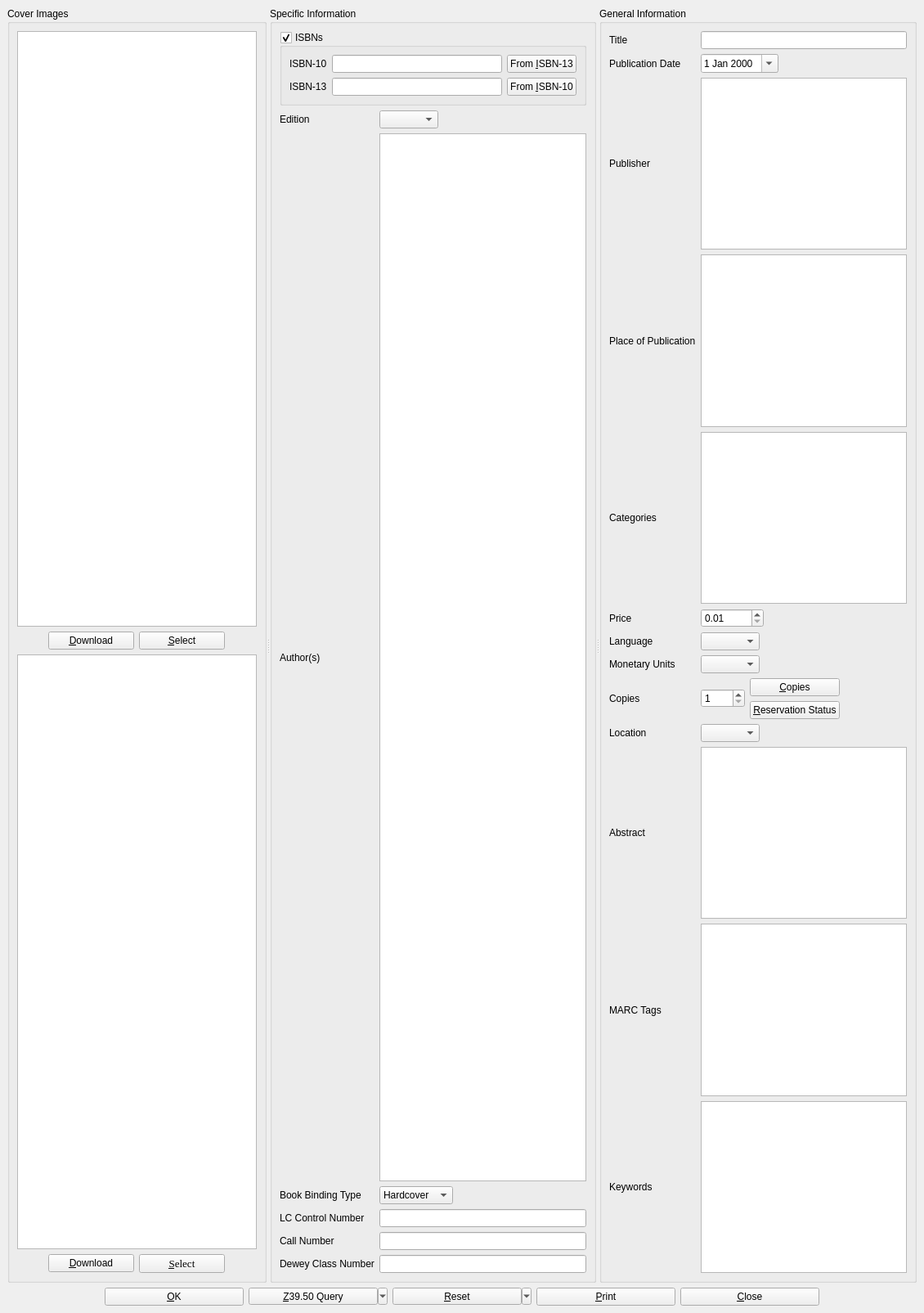
<?xml version="1.0" encoding="UTF-8"?>
<ui version="4.0">
 <class>informationDialog</class>
 <widget class="QMainWindow" name="informationDialog">
  <property name="geometry">
   <rect>
    <x>0</x>
    <y>0</y>
    <width>1130</width>
    <height>1605</height>
   </rect>
  </property>
  <property name="windowTitle">
   <string>BiblioteQ</string>
  </property>
  <property name="windowIcon">
   <iconset>
    <normaloff>icons.d/book.png</normaloff>icons.d/book.png</iconset>
  </property>
  <widget class="QWidget" name="centralwidget">
   <layout class="QVBoxLayout">
    <item>
     <widget class="QScrollArea" name="scrollArea">
      <property name="frameShape">
       <enum>QFrame::NoFrame</enum>
      </property>
      <property name="widgetResizable">
       <bool>true</bool>
      </property>
      <widget class="QWidget" name="scrollAreaWidgetContents">
       <property name="geometry">
        <rect>
         <x>0</x>
         <y>0</y>
         <width>1112</width>
         <height>1555</height>
        </rect>
       </property>
       <layout class="QVBoxLayout" name="verticalLayout_2">
        <property name="spacing">
         <number>0</number>
        </property>
        <property name="margin">
         <number>0</number>
        </property>
        <item>
         <widget class="QSplitter" name="splitter">
          <property name="orientation">
           <enum>Qt::Horizontal</enum>
          </property>
          <widget class="QGroupBox" name="coverImages">
           <property name="title">
            <string>Cover Images</string>
           </property>
           <layout class="QVBoxLayout">
            <item>
             <widget class="image_drop_site" name="front_image">
              <property name="minimumSize">
               <size>
                <width>150</width>
                <height>200</height>
               </size>
              </property>
              <property name="toolTip">
               <string>Front Cover Image</string>
              </property>
             </widget>
            </item>
            <item>
             <layout class="QHBoxLayout">
              <item>
               <spacer>
                <property name="orientation">
                 <enum>Qt::Horizontal</enum>
                </property>
                <property name="sizeHint" stdset="0">
                 <size>
                  <width>40</width>
                  <height>20</height>
                 </size>
                </property>
               </spacer>
              </item>
              <item>
               <widget class="QPushButton" name="dwnldFront">
                <property name="minimumSize">
                 <size>
                  <width>105</width>
                  <height>0</height>
                 </size>
                </property>
                <property name="text">
                 <string>&amp;Download</string>
                </property>
                <property name="icon">
                 <iconset>
                  <normaloff>icons.d/16x16/down.png</normaloff>icons.d/16x16/down.png</iconset>
                </property>
               </widget>
              </item>
              <item>
               <widget class="QPushButton" name="frontButton">
                <property name="minimumSize">
                 <size>
                  <width>105</width>
                  <height>0</height>
                 </size>
                </property>
                <property name="text">
                 <string>&amp;Select</string>
                </property>
                <property name="icon">
                 <iconset>
                  <normaloff>icons.d/16x16/fileopen.png</normaloff>icons.d/16x16/fileopen.png</iconset>
                </property>
               </widget>
              </item>
              <item>
               <spacer>
                <property name="orientation">
                 <enum>Qt::Horizontal</enum>
                </property>
                <property name="sizeHint" stdset="0">
                 <size>
                  <width>40</width>
                  <height>20</height>
                 </size>
                </property>
               </spacer>
              </item>
             </layout>
            </item>
            <item>
             <widget class="image_drop_site" name="back_image">
              <property name="minimumSize">
               <size>
                <width>150</width>
                <height>200</height>
               </size>
              </property>
              <property name="toolTip">
               <string>Back Cover Image</string>
              </property>
             </widget>
            </item>
            <item>
             <layout class="QHBoxLayout">
              <item>
               <spacer>
                <property name="orientation">
                 <enum>Qt::Horizontal</enum>
                </property>
                <property name="sizeHint" stdset="0">
                 <size>
                  <width>40</width>
                  <height>20</height>
                 </size>
                </property>
               </spacer>
              </item>
              <item>
               <widget class="QPushButton" name="dwnldBack">
                <property name="minimumSize">
                 <size>
                  <width>105</width>
                  <height>0</height>
                 </size>
                </property>
                <property name="text">
                 <string>&amp;Download</string>
                </property>
                <property name="icon">
                 <iconset>
                  <normaloff>icons.d/16x16/down.png</normaloff>icons.d/16x16/down.png</iconset>
                </property>
               </widget>
              </item>
              <item>
               <widget class="QPushButton" name="backButton">
                <property name="minimumSize">
                 <size>
                  <width>105</width>
                  <height>0</height>
                 </size>
                </property>
                <property name="font">
                 <font>
                  <family>Times</family>
                  <pointsize>10</pointsize>
                 </font>
                </property>
                <property name="text">
                 <string>&amp;Select</string>
                </property>
                <property name="icon">
                 <iconset>
                  <normaloff>icons.d/16x16/fileopen.png</normaloff>icons.d/16x16/fileopen.png</iconset>
                </property>
               </widget>
              </item>
              <item>
               <spacer>
                <property name="orientation">
                 <enum>Qt::Horizontal</enum>
                </property>
                <property name="sizeHint" stdset="0">
                 <size>
                  <width>40</width>
                  <height>20</height>
                 </size>
                </property>
               </spacer>
              </item>
             </layout>
            </item>
           </layout>
          </widget>
          <widget class="QGroupBox" name="specificGroup">
           <property name="title">
            <string>Specific Information</string>
           </property>
           <layout class="QVBoxLayout" name="verticalLayout">
            <item>
             <widget class="QGroupBox" name="isbnAvailableCheckBox">
              <property name="title">
               <string>ISBNs</string>
              </property>
              <property name="checkable">
               <bool>true</bool>
              </property>
              <layout class="QGridLayout" name="gridLayout_2">
               <item row="0" column="0">
                <widget class="QLabel" name="label">
                 <property name="text">
                  <string>ISBN-10</string>
                 </property>
                </widget>
               </item>
               <item row="0" column="1">
                <layout class="QHBoxLayout" name="horizontalLayout">
                 <item>
                  <widget class="QLineEdit" name="id">
                   <property name="maxLength">
                    <number>32</number>
                   </property>
                  </widget>
                 </item>
                 <item>
                  <widget class="QPushButton" name="isbn13to10">
                   <property name="text">
                    <string>From &amp;ISBN-13</string>
                   </property>
                   <property name="icon">
                    <iconset>
                     <normaloff>icons.d/16x16/convert.png</normaloff>icons.d/16x16/convert.png</iconset>
                   </property>
                  </widget>
                 </item>
                </layout>
               </item>
               <item row="1" column="0">
                <widget class="QLabel" name="label_11">
                 <property name="text">
                  <string>ISBN-13</string>
                 </property>
                </widget>
               </item>
               <item row="1" column="1">
                <layout class="QHBoxLayout" name="horizontalLayout_3">
                 <item>
                  <widget class="QLineEdit" name="isbn13">
                   <property name="maxLength">
                    <number>16</number>
                   </property>
                  </widget>
                 </item>
                 <item>
                  <widget class="QPushButton" name="isbn10to13">
                   <property name="text">
                    <string>From &amp;ISBN-10</string>
                   </property>
                   <property name="icon">
                    <iconset>
                     <normaloff>icons.d/16x16/convert.png</normaloff>icons.d/16x16/convert.png</iconset>
                   </property>
                  </widget>
                 </item>
                </layout>
               </item>
              </layout>
             </widget>
            </item>
            <item>
             <layout class="QGridLayout" name="gridLayout">
              <item row="0" column="0">
               <widget class="QLabel" name="label_5">
                <property name="text">
                 <string>Edition</string>
                </property>
               </widget>
              </item>
              <item row="0" column="1">
               <layout class="QHBoxLayout">
                <item>
                 <widget class="QComboBox" name="edition">
                  <property name="autoFillBackground">
                   <bool>false</bool>
                  </property>
                 </widget>
                </item>
                <item>
                 <spacer>
                  <property name="orientation">
                   <enum>Qt::Horizontal</enum>
                  </property>
                  <property name="sizeHint" stdset="0">
                   <size>
                    <width>40</width>
                    <height>20</height>
                   </size>
                  </property>
                 </spacer>
                </item>
               </layout>
              </item>
              <item row="1" column="0">
               <widget class="QLabel" name="label_6">
                <property name="text">
                 <string>Author(s)</string>
                </property>
               </widget>
              </item>
              <item row="1" column="1">
               <widget class="hyperlinked_text_edit" name="author">
                <property name="readOnly">
                 <bool>false</bool>
                </property>
                <property name="textInteractionFlags">
                 <set>Qt::LinksAccessibleByKeyboard|Qt::LinksAccessibleByMouse|Qt::TextBrowserInteraction|Qt::TextEditable|Qt::TextEditorInteraction|Qt::TextSelectableByKeyboard|Qt::TextSelectableByMouse</set>
                </property>
                <property name="openLinks">
                 <bool>false</bool>
                </property>
               </widget>
              </item>
              <item row="2" column="0">
               <widget class="QLabel" name="label_9">
                <property name="text">
                 <string>Book Binding Type</string>
                </property>
               </widget>
              </item>
              <item row="2" column="1">
               <layout class="QHBoxLayout">
                <item>
                 <widget class="QComboBox" name="binding">
                  <property name="layoutDirection">
                   <enum>Qt::LeftToRight</enum>
                  </property>
                  <property name="frame">
                   <bool>true</bool>
                  </property>
                  <item>
                   <property name="text">
                    <string>Hardcover</string>
                   </property>
                  </item>
                  <item>
                   <property name="text">
                    <string>Paperback</string>
                   </property>
                  </item>
                 </widget>
                </item>
                <item>
                 <spacer>
                  <property name="orientation">
                   <enum>Qt::Horizontal</enum>
                  </property>
                  <property name="sizeHint" stdset="0">
                   <size>
                    <width>40</width>
                    <height>20</height>
                   </size>
                  </property>
                 </spacer>
                </item>
               </layout>
              </item>
              <item row="3" column="0">
               <widget class="QLabel" name="label_12">
                <property name="text">
                 <string>LC Control Number</string>
                </property>
               </widget>
              </item>
              <item row="3" column="1">
               <widget class="QLineEdit" name="lcnum">
                <property name="maxLength">
                 <number>64</number>
                </property>
               </widget>
              </item>
              <item row="4" column="0">
               <widget class="QLabel" name="label_17">
                <property name="text">
                 <string>Call Number</string>
                </property>
               </widget>
              </item>
              <item row="4" column="1">
               <widget class="QLineEdit" name="callnum">
                <property name="maxLength">
                 <number>64</number>
                </property>
               </widget>
              </item>
              <item row="5" column="0">
               <widget class="QLabel" name="label_18">
                <property name="text">
                 <string>Dewey Class Number</string>
                </property>
               </widget>
              </item>
              <item row="5" column="1">
               <widget class="QLineEdit" name="deweynum">
                <property name="maxLength">
                 <number>64</number>
                </property>
               </widget>
              </item>
             </layout>
            </item>
           </layout>
          </widget>
          <widget class="QGroupBox" name="generalGroup">
           <property name="title">
            <string>General Information</string>
           </property>
           <layout class="QGridLayout">
            <item row="0" column="1">
             <widget class="QLineEdit" name="title"/>
            </item>
            <item row="1" column="0">
             <widget class="QLabel" name="label_13">
              <property name="text">
               <string>Publication Date</string>
              </property>
             </widget>
            </item>
            <item row="1" column="1">
             <layout class="QHBoxLayout">
              <item>
               <widget class="QDateEdit" name="publication_date">
                <property name="calendarPopup">
                 <bool>true</bool>
                </property>
               </widget>
              </item>
              <item>
               <spacer>
                <property name="orientation">
                 <enum>Qt::Horizontal</enum>
                </property>
                <property name="sizeHint" stdset="0">
                 <size>
                  <width>40</width>
                  <height>20</height>
                 </size>
                </property>
               </spacer>
              </item>
             </layout>
            </item>
            <item row="2" column="0">
             <widget class="QLabel" name="label_14">
              <property name="text">
               <string>Publisher</string>
              </property>
             </widget>
            </item>
            <item row="2" column="1">
             <widget class="hyperlinked_text_edit" name="publisher">
              <property name="verticalScrollBarPolicy">
               <enum>Qt::ScrollBarAlwaysOff</enum>
              </property>
              <property name="horizontalScrollBarPolicy">
               <enum>Qt::ScrollBarAlwaysOff</enum>
              </property>
              <property name="readOnly">
               <bool>false</bool>
              </property>
              <property name="textInteractionFlags">
               <set>Qt::LinksAccessibleByKeyboard|Qt::LinksAccessibleByMouse|Qt::TextBrowserInteraction|Qt::TextEditable|Qt::TextEditorInteraction|Qt::TextSelectableByKeyboard|Qt::TextSelectableByMouse</set>
              </property>
              <property name="openLinks">
               <bool>false</bool>
              </property>
             </widget>
            </item>
            <item row="4" column="0">
             <widget class="QLabel" name="label_15">
              <property name="text">
               <string>Categories</string>
              </property>
             </widget>
            </item>
            <item row="5" column="0">
             <widget class="QLabel" name="label_16">
              <property name="text">
               <string>Price</string>
              </property>
             </widget>
            </item>
            <item row="5" column="1">
             <widget class="QDoubleSpinBox" name="price">
              <property name="sizePolicy">
               <sizepolicy hsizetype="Fixed" vsizetype="Fixed">
                <horstretch>0</horstretch>
                <verstretch>0</verstretch>
               </sizepolicy>
              </property>
              <property name="minimum">
               <double>0.010000000000000</double>
              </property>
              <property name="maximum">
               <double>10000.000000000000000</double>
              </property>
              <property name="singleStep">
               <double>0.010000000000000</double>
              </property>
              <property name="value">
               <double>0.010000000000000</double>
              </property>
             </widget>
            </item>
            <item row="6" column="0">
             <widget class="QLabel" name="label_3">
              <property name="text">
               <string>Language</string>
              </property>
             </widget>
            </item>
            <item row="6" column="1">
             <layout class="QHBoxLayout">
              <item>
               <widget class="QComboBox" name="language"/>
              </item>
              <item>
               <spacer>
                <property name="orientation">
                 <enum>Qt::Horizontal</enum>
                </property>
                <property name="sizeHint" stdset="0">
                 <size>
                  <width>40</width>
                  <height>20</height>
                 </size>
                </property>
               </spacer>
              </item>
             </layout>
            </item>
            <item row="7" column="0">
             <widget class="QLabel" name="label_4">
              <property name="text">
               <string>Monetary Units</string>
              </property>
             </widget>
            </item>
            <item row="7" column="1">
             <widget class="QComboBox" name="monetary_units">
              <property name="sizePolicy">
               <sizepolicy hsizetype="Fixed" vsizetype="Fixed">
                <horstretch>0</horstretch>
                <verstretch>0</verstretch>
               </sizepolicy>
              </property>
             </widget>
            </item>
            <item row="8" column="1">
             <layout class="QHBoxLayout">
              <item>
               <widget class="QSpinBox" name="quantity">
                <property name="minimum">
                 <number>1</number>
                </property>
                <property name="maximum">
                 <number>5000</number>
                </property>
                <property name="value">
                 <number>1</number>
                </property>
               </widget>
              </item>
              <item>
               <layout class="QGridLayout">
                <item row="0" column="0">
                 <widget class="QPushButton" name="copiesButton">
                  <property name="text">
                   <string>&amp;Copies</string>
                  </property>
                  <property name="icon">
                   <iconset>
                    <normaloff>icons.d/16x16/editcopy.png</normaloff>icons.d/16x16/editcopy.png</iconset>
                  </property>
                 </widget>
                </item>
                <item row="1" column="0">
                 <widget class="QPushButton" name="showUserButton">
                  <property name="text">
                   <string>&amp;Reservation Status</string>
                  </property>
                  <property name="icon">
                   <iconset>
                    <normaloff>icons.d/16x16/members.png</normaloff>icons.d/16x16/members.png</iconset>
                  </property>
                 </widget>
                </item>
               </layout>
              </item>
              <item>
               <spacer>
                <property name="orientation">
                 <enum>Qt::Horizontal</enum>
                </property>
                <property name="sizeHint" stdset="0">
                 <size>
                  <width>40</width>
                  <height>20</height>
                 </size>
                </property>
               </spacer>
              </item>
             </layout>
            </item>
            <item row="9" column="0">
             <widget class="QLabel" name="label_10">
              <property name="text">
               <string>Location</string>
              </property>
             </widget>
            </item>
            <item row="9" column="1">
             <layout class="QHBoxLayout">
              <item>
               <widget class="QComboBox" name="location"/>
              </item>
              <item>
               <spacer>
                <property name="orientation">
                 <enum>Qt::Horizontal</enum>
                </property>
                <property name="sizeHint" stdset="0">
                 <size>
                  <width>40</width>
                  <height>20</height>
                 </size>
                </property>
               </spacer>
              </item>
             </layout>
            </item>
            <item row="10" column="0">
             <widget class="QLabel" name="label_7">
              <property name="text">
               <string>Abstract</string>
              </property>
             </widget>
            </item>
            <item row="10" column="1">
             <widget class="QTextEdit" name="description">
              <property name="acceptRichText">
               <bool>false</bool>
              </property>
             </widget>
            </item>
            <item row="4" column="1">
             <widget class="hyperlinked_text_edit" name="category">
              <property name="readOnly">
               <bool>false</bool>
              </property>
              <property name="textInteractionFlags">
               <set>Qt::LinksAccessibleByKeyboard|Qt::LinksAccessibleByMouse|Qt::TextBrowserInteraction|Qt::TextEditable|Qt::TextEditorInteraction|Qt::TextSelectableByKeyboard|Qt::TextSelectableByMouse</set>
              </property>
              <property name="openLinks">
               <bool>false</bool>
              </property>
             </widget>
            </item>
            <item row="3" column="0">
             <widget class="QLabel" name="label_20">
              <property name="text">
               <string>Place of Publication</string>
              </property>
             </widget>
            </item>
            <item row="3" column="1">
             <widget class="hyperlinked_text_edit" name="place">
              <property name="textInteractionFlags">
               <set>Qt::LinksAccessibleByKeyboard|Qt::LinksAccessibleByMouse|Qt::TextBrowserInteraction|Qt::TextEditable|Qt::TextEditorInteraction|Qt::TextSelectableByKeyboard|Qt::TextSelectableByMouse</set>
              </property>
              <property name="openLinks">
               <bool>false</bool>
              </property>
             </widget>
            </item>
            <item row="8" column="0">
             <widget class="QLabel" name="label_8">
              <property name="text">
               <string>Copies</string>
              </property>
             </widget>
            </item>
            <item row="0" column="0">
             <widget class="QLabel" name="label_2">
              <property name="text">
               <string>Title</string>
              </property>
             </widget>
            </item>
            <item row="11" column="0">
             <widget class="QLabel" name="label_19">
              <property name="text">
               <string>MARC Tags</string>
              </property>
             </widget>
            </item>
            <item row="11" column="1">
             <widget class="QTextEdit" name="marc_tags">
              <property name="acceptRichText">
               <bool>false</bool>
              </property>
             </widget>
            </item>
            <item row="12" column="1">
             <widget class="hyperlinked_text_edit" name="keyword">
              <property name="readOnly">
               <bool>false</bool>
              </property>
              <property name="textInteractionFlags">
               <set>Qt::LinksAccessibleByKeyboard|Qt::LinksAccessibleByMouse|Qt::TextBrowserInteraction|Qt::TextEditable|Qt::TextEditorInteraction|Qt::TextSelectableByKeyboard|Qt::TextSelectableByMouse</set>
              </property>
              <property name="openLinks">
               <bool>false</bool>
              </property>
             </widget>
            </item>
            <item row="12" column="0">
             <widget class="QLabel" name="label_21">
              <property name="text">
               <string>Keywords</string>
              </property>
             </widget>
            </item>
           </layout>
          </widget>
         </widget>
        </item>
       </layout>
      </widget>
     </widget>
    </item>
    <item>
     <layout class="QHBoxLayout">
      <item>
       <spacer>
        <property name="orientation">
         <enum>Qt::Horizontal</enum>
        </property>
        <property name="sizeHint" stdset="0">
         <size>
          <width>40</width>
          <height>20</height>
         </size>
        </property>
       </spacer>
      </item>
      <item>
       <widget class="QPushButton" name="okButton">
        <property name="sizePolicy">
         <sizepolicy hsizetype="Fixed" vsizetype="Fixed">
          <horstretch>0</horstretch>
          <verstretch>0</verstretch>
         </sizepolicy>
        </property>
        <property name="minimumSize">
         <size>
          <width>170</width>
          <height>0</height>
         </size>
        </property>
        <property name="text">
         <string>&amp;OK</string>
        </property>
        <property name="icon">
         <iconset>
          <normaloff>icons.d/16x16/ok.png</normaloff>icons.d/16x16/ok.png</iconset>
        </property>
       </widget>
      </item>
      <item>
       <widget class="QToolButton" name="queryButton">
        <property name="minimumSize">
         <size>
          <width>170</width>
          <height>0</height>
         </size>
        </property>
        <property name="text">
         <string>&amp;Z39.50 Query</string>
        </property>
        <property name="popupMode">
         <enum>QToolButton::MenuButtonPopup</enum>
        </property>
        <property name="toolButtonStyle">
         <enum>Qt::ToolButtonTextBesideIcon</enum>
        </property>
       </widget>
      </item>
      <item>
       <widget class="QToolButton" name="resetButton">
        <property name="minimumSize">
         <size>
          <width>170</width>
          <height>0</height>
         </size>
        </property>
        <property name="text">
         <string>&amp;Reset</string>
        </property>
        <property name="popupMode">
         <enum>QToolButton::MenuButtonPopup</enum>
        </property>
       </widget>
      </item>
      <item>
       <widget class="QPushButton" name="printButton">
        <property name="minimumSize">
         <size>
          <width>170</width>
          <height>0</height>
         </size>
        </property>
        <property name="text">
         <string>&amp;Print</string>
        </property>
        <property name="icon">
         <iconset>
          <normaloff>icons.d/16x16/fileprint.png</normaloff>icons.d/16x16/fileprint.png</iconset>
        </property>
       </widget>
      </item>
      <item>
       <widget class="QPushButton" name="cancelButton">
        <property name="minimumSize">
         <size>
          <width>170</width>
          <height>0</height>
         </size>
        </property>
        <property name="text">
         <string>&amp;Close</string>
        </property>
        <property name="icon">
         <iconset>
          <normaloff>icons.d/16x16/cancel.png</normaloff>icons.d/16x16/cancel.png</iconset>
        </property>
       </widget>
      </item>
      <item>
       <spacer>
        <property name="orientation">
         <enum>Qt::Horizontal</enum>
        </property>
        <property name="sizeHint" stdset="0">
         <size>
          <width>40</width>
          <height>20</height>
         </size>
        </property>
       </spacer>
      </item>
     </layout>
    </item>
   </layout>
  </widget>
 </widget>
 <customwidgets>
  <customwidget>
   <class>hyperlinked_text_edit</class>
   <extends>QTextBrowser</extends>
   <header>hyperlinked_text_edit.h</header>
  </customwidget>
  <customwidget>
   <class>image_drop_site</class>
   <extends>QGraphicsView</extends>
   <header>image_drop_site.h</header>
  </customwidget>
 </customwidgets>
 <tabstops>
  <tabstop>scrollArea</tabstop>
  <tabstop>front_image</tabstop>
  <tabstop>dwnldFront</tabstop>
  <tabstop>frontButton</tabstop>
  <tabstop>back_image</tabstop>
  <tabstop>dwnldBack</tabstop>
  <tabstop>backButton</tabstop>
  <tabstop>isbnAvailableCheckBox</tabstop>
  <tabstop>id</tabstop>
  <tabstop>isbn13to10</tabstop>
  <tabstop>isbn13</tabstop>
  <tabstop>isbn10to13</tabstop>
  <tabstop>edition</tabstop>
  <tabstop>author</tabstop>
  <tabstop>binding</tabstop>
  <tabstop>lcnum</tabstop>
  <tabstop>callnum</tabstop>
  <tabstop>deweynum</tabstop>
  <tabstop>title</tabstop>
  <tabstop>publication_date</tabstop>
  <tabstop>publisher</tabstop>
  <tabstop>place</tabstop>
  <tabstop>category</tabstop>
  <tabstop>price</tabstop>
  <tabstop>language</tabstop>
  <tabstop>monetary_units</tabstop>
  <tabstop>quantity</tabstop>
  <tabstop>copiesButton</tabstop>
  <tabstop>showUserButton</tabstop>
  <tabstop>location</tabstop>
  <tabstop>description</tabstop>
  <tabstop>marc_tags</tabstop>
  <tabstop>keyword</tabstop>
  <tabstop>okButton</tabstop>
  <tabstop>queryButton</tabstop>
  <tabstop>resetButton</tabstop>
  <tabstop>printButton</tabstop>
  <tabstop>cancelButton</tabstop>
 </tabstops>
 <resources/>
 <connections/>
</ui>
